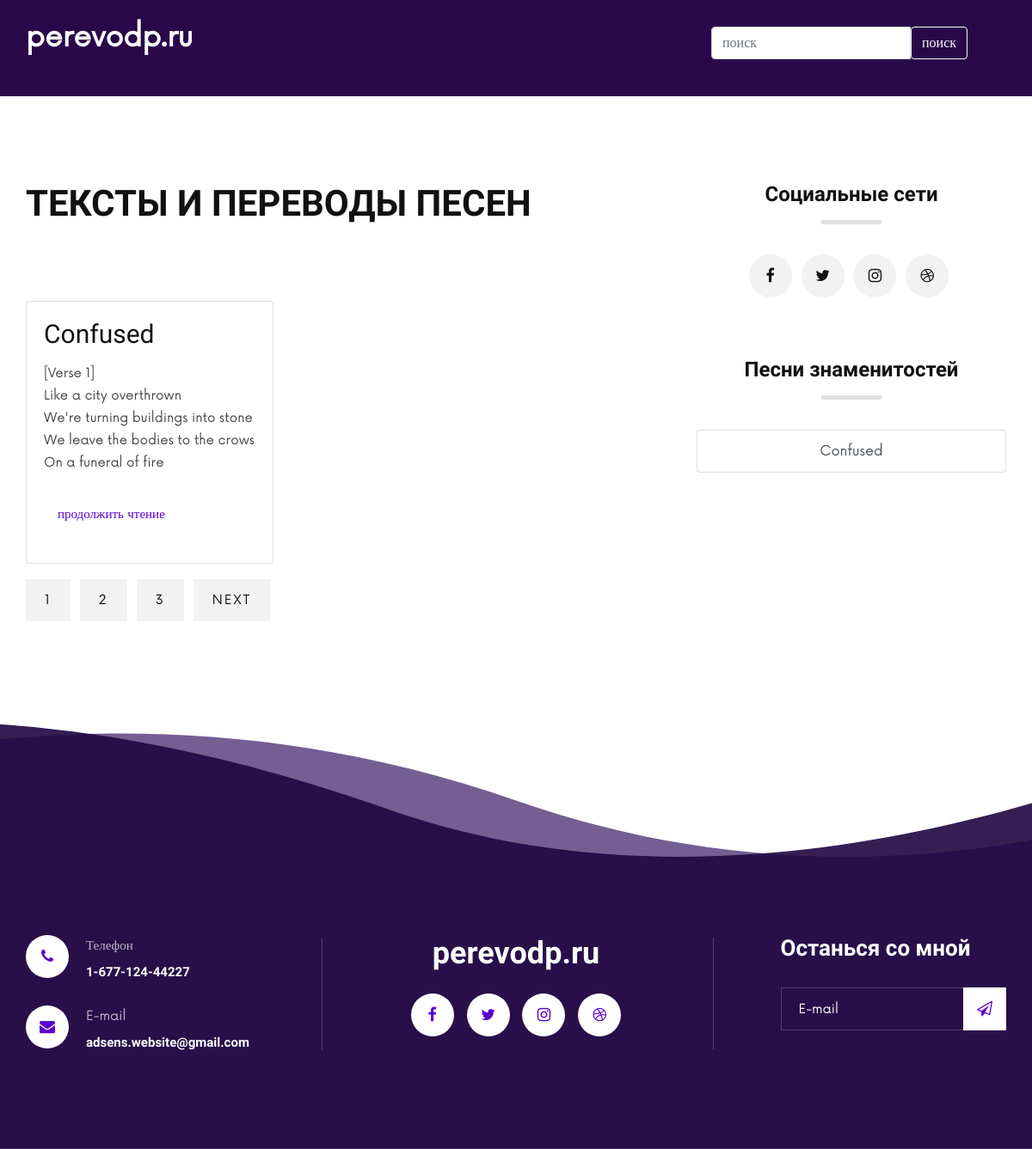
Before: / with the older database file.
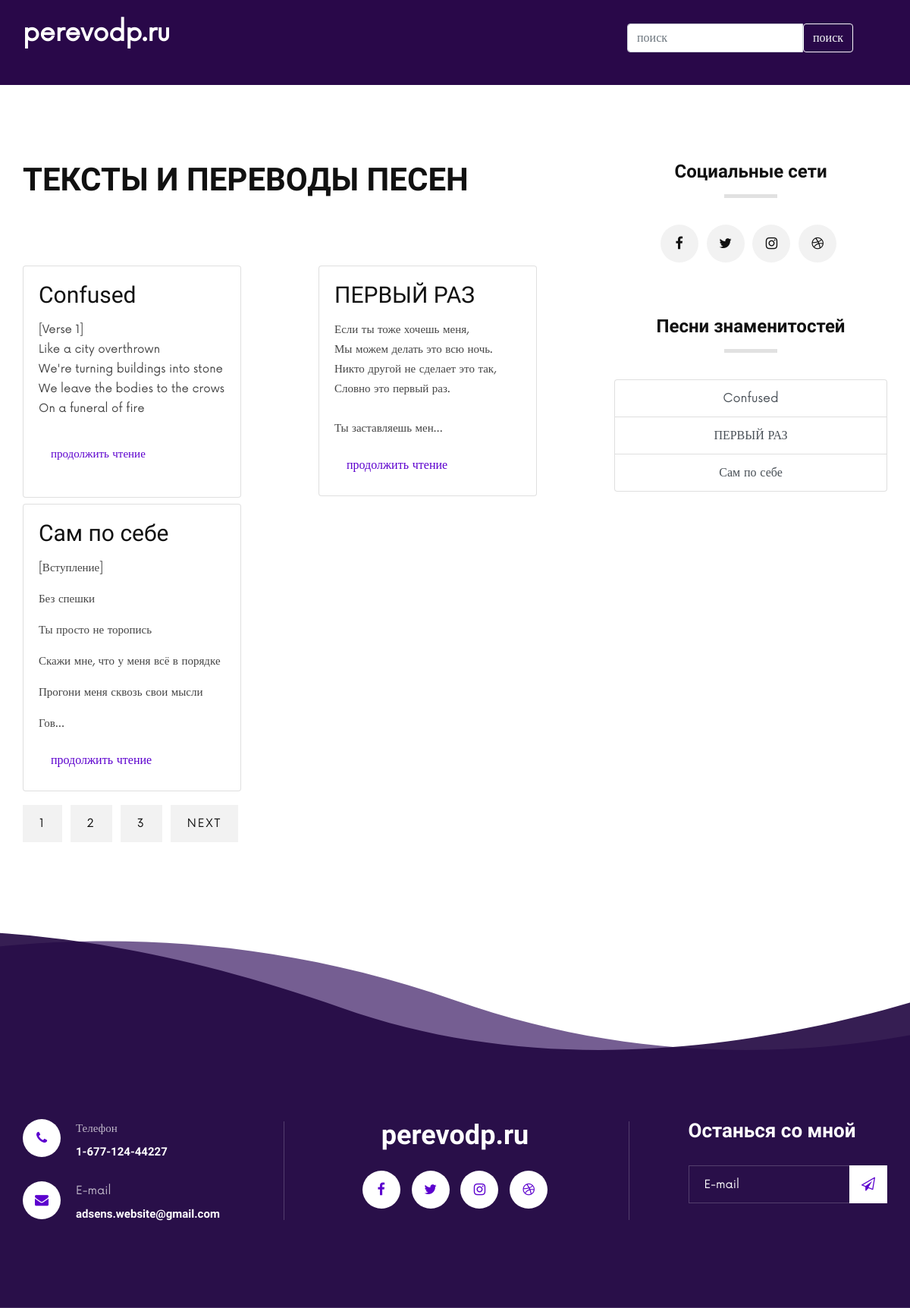
After: the same page with the newer database file.
### perevodp/models.py (models this page shows, shortened)
class Pesni(models.Model):
    title = models.CharField(max_length=250,verbose_name="Название песни русское.")
    en_title = models.CharField(max_length=250,null=True,blank=True,verbose_name="Название песни на английском")
    ru_content = RichTextUploadingField(default=None,verbose_name="Текст песни русский.")
    en_content = RichTextUploadingField(default=None,verbose_name="Тексты на английском языке")
    create_date = models.DateField(auto_now_add=True,null=True)

### perevodp/views.py (the view)
# urls.py: path('',home,name='home'),
def home(request):
    context = {}
    context['objects_list'] = Pesni.objects.all()
    return render(request, 'perevodp/index.html',context)

### templates/perevodp/index.html (shortened to what this page needs)
{% extends 'perevodp/base.html' %}
{% load static %}
{% load i18n %}
{% block content %}
<section class="blog spad">
    <div class="container">
        <div class="row">
            <div class="col-lg-8">
                <div class="section-title">
                    <h2>ТЕКСТЫ И ПЕРЕВОДЫ ПЕСЕН</h2>
                </div>
                <div class="row">
                    {% for item in objects_list %}
                    <div class="col-lg-6 col-md-6 col-sm-6 mt-2">
                        <div class="card" style="width: 18rem;">
                            <div class="card-body">
                              <h3 class="card-title">{{item.title}}</h3>
                              <p class="card-text">
                                {{item.ru_content|safe|truncatechars:170}}
                              </p>
                              <a href="{% url 'get_pesni' item.id %}" class="nav-link" style="color: #5c00ce !important;">продолжить чтение</a>
                            </div>
                        </div>
                    </div>
                    {% endfor %}
                    <div class="col-lg-12 mt-2">
                        <div class="pagination__links blog__pagination">
                            <a href="#">1</a>
                            <a href="#">2</a>
                            <a href="#">3</a>
                            <a href="#">Next</a>
                        </div>
                    </div>
                </div>
            </div>
            <div class="col-lg-4">
                <div class="blog__sidebar">
                    <div class="blog__sidebar__item">
                        <div class="blog__sidebar__title">
                            <h4>Социальные сети</h4>
                        </div>
                        <div class="blog__sidebar__social">
                            <a href="#"><i class="fa fa-facebook"></i></a>
                            <a href="#"><i class="fa fa-twitter"></i></a>
                            <a href="#"><i class="fa fa-instagram"></i></a>
                            <a href="#"><i class="fa fa-dribbble"></i></a>
                        </div>
                    </div>
                    <div class="blog__sidebar__item">
                        <div class="blog__sidebar__title">
                            <h4>Песни знаменитостей</h4>
                        </div>
                        <div class="list-group">
                            {% for item in objects_list %}
                            <a href="#" class="list-group-item list-group-item-action">{{item.title}}</a>
                            {% endfor %}
                          </div>
                    </div>
                </div>
            </div>
        </div>
    </div>
</section>
{% endblock %}

### templates/perevodp/base.html (shortened to what this page needs)
{% load static %}
{% load i18n %}
<!DOCTYPE html>
<html lang="en">
<head>
    <link rel="stylesheet" href="{% static 'perevod/css/bootstrap.min.css' %}" type="text/css">
    <link rel="stylesheet" href="{% static 'perevod/css/font-awesome.min.css' %}" type="text/css">
    <link rel="stylesheet" href="{% static 'perevod/css/barfiller.css' %}" type="text/css">
    <link rel="stylesheet" href="{% static 'perevod/css/nowfont.css' %}" type="text/css">
    <link rel="stylesheet" href="{% static 'perevod/css/rockville.css' %}" type="text/css">
    <link rel="stylesheet" href="{% static 'perevod/css/magnific-popup.css' %}" type="text/css">
    <link rel="stylesheet" href="{% static 'perevod/css/owl.carousel.min.css' %}" type="text/css">
    <link rel="stylesheet" href="{% static 'perevod/css/slicknav.min.css' %}" type="text/css">
    <link rel="stylesheet" href="{% static 'perevod/css/style.css' %}" type="text/css">
</head>
<body>
    <header class="header header--normal">
        <div class="container">
            <div class="row">
                <div class="col-lg-2 col-md-2">
                    <div class="header__logo">
                        <a href="{% url 'home' %}" style="font-size: 33px;color: #fff;font-weight: bold;">perevodp.ru</a>
                    </div>
                </div>
                <div class="col-lg-10 col-md-10">
                    <div class="header__nav">
                        <nav class="header__menu mobile-menu">
                            <ul>
                                <li>
                                    <form method="get">
                                        <div class="input-group mb-3">
                                            <input type="search" class="form-control" placeholder="поиск" aria-label="Recipient's username" aria-describedby="button-addon2">
                                            <button class="btn btn-outline-light " type="button" id="button-addon2">поиск</button>
                                          </div>
                                    </form>
                                </li>
                            </ul>
                        </nav>
                    </div>
                </div>
            </div>
        </div>
    </header>
    {% block content %}
    {% endblock %}
  <footer class="footer footer--normal spad set-bg" data-setbg="{% static 'perevod/img/footer-bg.png' %}">
    <div class="container">
        <div class="row">
            <div class="col-lg-3 col-md-6">
                <div class="footer__address">
                    <ul>
                        <li>
                            <i class="fa fa-phone"></i>
                            <p>Телефон</p>
                            <h6>1-677-124-44227</h6>
                        </li>
                        <li>
                            <i class="fa fa-envelope"></i>
                            <p>E-mail</p>
                            <h6>adsens.website@gmail.com</h6>
                        </li>
                    </ul>
                </div>
            </div>
            <div class="col-lg-4 offset-lg-1 col-md-6">
                <div class="footer__social">
                    <h2>perevodp.ru</h2>
                    <div class="footer__social__links">
                        <a href="#"><i class="fa fa-facebook"></i></a>
                        <a href="#"><i class="fa fa-twitter"></i></a>
                        <a href="#"><i class="fa fa-instagram"></i></a>
                        <a href="#"><i class="fa fa-dribbble"></i></a>
                    </div>
                </div>
            </div>
            <div class="col-lg-3 offset-lg-1 col-md-6">
                <div class="footer__newslatter">
                    <h4>Останься со мной</h4>
                    <form action="#">
                        <input type="text" placeholder="E-mail">
                        <button type="submit"><i class="fa fa-send-o"></i></button>
                    </form>
                </div>
            </div>
        </div>
    </div>
</footer>
</body>
</html>

Changed rows visible on the page:
added Pesni: title "ПЕРВЫЙ РАЗ", ru_content "Если ты тоже хочешь меня, Мы можем делать это всю ночь. Никто другой не сделает это так, Словно это первый раз. Ты заставляешь мен…"
added Pesni: title "Сам по себе", ru_content "[Вступление] Без спешки Ты просто не торопись Скажи мне, что у меня всё в порядке Прогони меня сквозь свои мысли Гов…"
